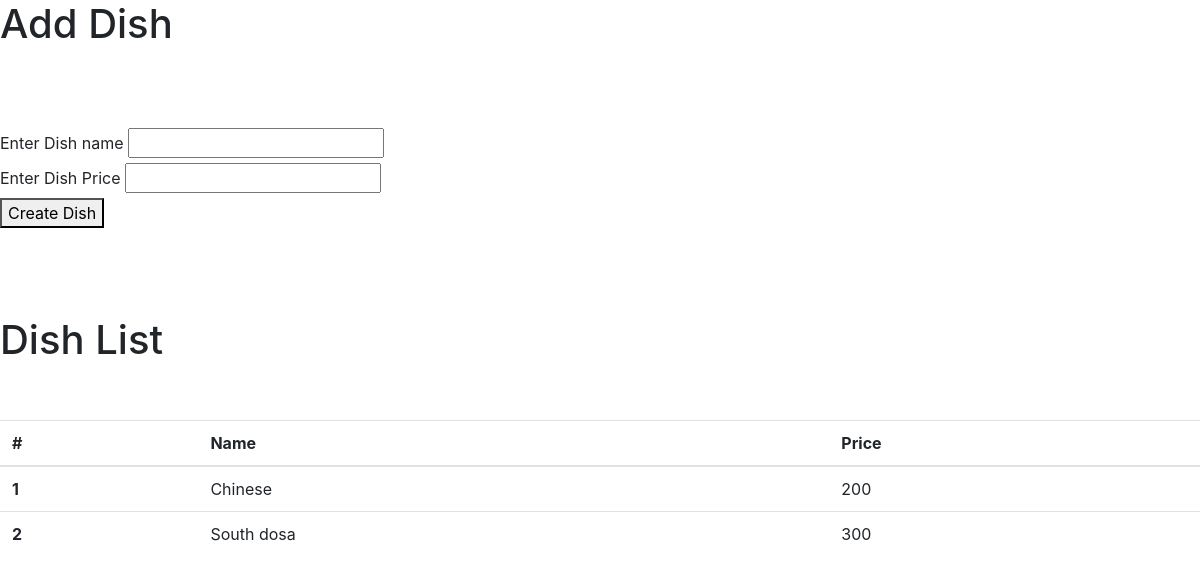
The app's page /restaurent/add_dish/6 with its own data.
### Restaurent/models.py (models this page shows, shortened)
class DateTimeMixin(models.Model):
	create_at = models.DateTimeField(auto_now_add = True)
	update_at = models.DateTimeField(auto_now = True)
	class meta:
		abstract = True

class Dish(DateTimeMixin):
	restaurent_key = models.ForeignKey(Restaurent, on_delete = models.CASCADE, null = True, blank = True)
	name           = models.CharField(max_length = 250)
	price          = models.IntegerField()

### Restaurent/views.py (the view)
# urls.py: path('add_dish/<int:id>', add_dish, name='add_dish'),
def add_dish(request, id):
	restaurent_obj = Restaurent.objects.get(pk = id)
	if request.method == 'POST':
		name = request.POST['name']
		price = request.POST['price']
		Dish.objects.create(restaurent_key = restaurent_obj, name = name, price = price)
		return redirect('add_dish',restaurent_obj.id)
	dish_obj = Dish.objects.filter(restaurent_key = id)
	context = {
		'dish_obj':dish_obj,
		'restaurent_obj':restaurent_obj,
	}
	return render(request, 'dish.html', context)

### accounts/templates/dish.html (shortened to what this page needs)
<link rel="stylesheet" href="https://stackpath.bootstrapcdn.com/bootstrap/4.1.3/css/bootstrap.min.css">
<h1>Add Dish</h1>
<form method="POST" action="{% url 'add_dish' restaurent_obj.id %}">
	<label>Enter Dish name</label>
	<input type="text" name="name"><br>
	<label>Enter Dish Price</label>
	<input type="number" name="price"><br>
	<button type="submit">Create Dish</button>
</form>
{% if dish_obj %}
<h1>Dish List</h1>
<table class="table">
  <thead>
    <tr>
      <th scope="col">#</th>
      <th scope="col">Name</th>
      <th scope="col">Price</th>
    </tr>
  </thead>
  <tbody>
  	{% for dish in dish_obj %}
    <tr>
      <th scope="row">{{forloop.counter}}</th>
      <td>{{dish.name}}</td>
      <td>{{dish.price}}</td>
    </tr>
    {% endfor %}
  </tbody>
</table>
{% endif %}

### records on screen
Dish: name "Chinese", price "200"
Dish: name "South dosa", price "300"
